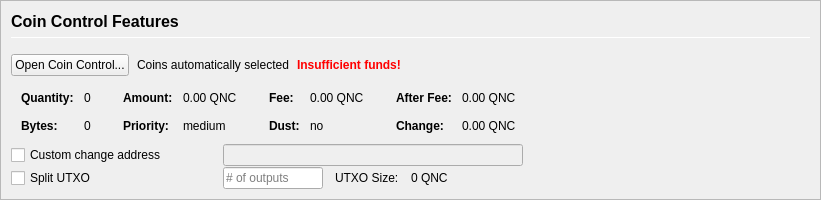
         <widget class="QFrame" name="frameCoinControl">
          <property name="sizePolicy">
           <sizepolicy hsizetype="Expanding" vsizetype="Expanding">
            <horstretch>0</horstretch>
            <verstretch>0</verstretch>
           </sizepolicy>
          </property>
          <property name="maximumSize">
           <size>
            <width>16777215</width>
            <height>16777215</height>
           </size>
          </property>
          <property name="frameShape">
           <enum>QFrame::StyledPanel</enum>
          </property>
          <property name="frameShadow">
           <enum>QFrame::Sunken</enum>
          </property>
          <layout class="QVBoxLayout" name="verticalLayoutCoinControl2">
           <property name="spacing">
            <number>0</number>
           </property>
           <property name="margin">
            <number>0</number>
           </property>
           <item>
            <widget class="QFrame" name="frameCoinControl_BG">
             <layout class="QVBoxLayout" name="verticalLayoutCoinControl" stretch="0,0,0,0,0,0">
              <property name="spacing">
               <number>1</number>
              </property>
              <property name="leftMargin">
               <number>10</number>
              </property>
              <property name="topMargin">
               <number>10</number>
              </property>
              <item>
               <layout class="QHBoxLayout" name="horizontalLayoutCoinControl1">
                <property name="bottomMargin">
                 <number>15</number>
                </property>
                <item>
                 <layout class="QVBoxLayout" name="verticalLayout_3">
                  <property name="spacing">
                   <number>6</number>
                  </property>
                  <item>
                   <widget class="QLabel" name="labelCoinControlFeatures">
                    <property name="sizePolicy">
                     <sizepolicy hsizetype="Preferred" vsizetype="Maximum">
                      <horstretch>0</horstretch>
                      <verstretch>0</verstretch>
                     </sizepolicy>
                    </property>
                    <property name="minimumSize">
                     <size>
                      <width>0</width>
                      <height>20</height>
                     </size>
                    </property>
                    <property name="font">
                     <font>
                      <pointsize>12</pointsize>
                      <weight>75</weight>
                      <bold>true</bold>
                     </font>
                    </property>
                    <property name="styleSheet">
                     <string notr="true">font-weight:bold;</string>
                    </property>
                    <property name="text">
                     <string>Coin Control Features</string>
                    </property>
                   </widget>
                  </item>
                  <item>
                   <widget class="Line" name="line">
                    <property name="minimumSize">
                     <size>
                      <width>0</width>
                      <height>1</height>
                     </size>
                    </property>
                    <property name="maximumSize">
                     <size>
                      <width>16777215</width>
                      <height>1</height>
                     </size>
                    </property>
                    <property name="orientation">
                     <enum>Qt::Horizontal</enum>
                    </property>
                   </widget>
                  </item>
                 </layout>
                </item>
               </layout>
              </item>
              <item>
               <layout class="QHBoxLayout" name="horizontalLayoutCoinControl2" stretch="0,0,0,0">
                <property name="spacing">
                 <number>8</number>
                </property>
                <property name="bottomMargin">
                 <number>10</number>
                </property>
                <item>
                 <widget class="QPushButton" name="pushButtonCoinControl">
                  <property name="styleSheet">
                   <string notr="true"/>
                  </property>
                  <property name="text">
                   <string>Open Coin Control...</string>
                  </property>
                  <property name="autoDefault">
                   <bool>false</bool>
                  </property>
                 </widget>
                </item>
                <item>
                 <widget class="QLabel" name="labelCoinControlAutomaticallySelected">
                  <property name="text">
                   <string>Coins automatically selected</string>
                  </property>
                  <property name="margin">
                   <number>5</number>
                  </property>
                 </widget>
                </item>
                <item>
                 <widget class="QLabel" name="labelCoinControlInsuffFunds">
                  <property name="font">
                   <font>
                    <weight>75</weight>
                    <bold>true</bold>
                   </font>
                  </property>
                  <property name="styleSheet">
                   <string notr="true">color:red;font-weight:bold;</string>
                  </property>
                  <property name="text">
                   <string>Insufficient funds!</string>
                  </property>
                  <property name="margin">
                   <number>5</number>
                  </property>
                 </widget>
                </item>
                <item>
                 <spacer name="horizontalSpacerCoinControl">
                  <property name="orientation">
                   <enum>Qt::Horizontal</enum>
                  </property>
                  <property name="sizeHint" stdset="0">
                   <size>
                    <width>40</width>
                    <height>1</height>
                   </size>
                  </property>
                 </spacer>
                </item>
               </layout>
              </item>
              <item>
               <widget class="QWidget" name="widgetCoinControl" native="true">
                <property name="sizePolicy">
                 <sizepolicy hsizetype="Preferred" vsizetype="Preferred">
                  <horstretch>0</horstretch>
                  <verstretch>0</verstretch>
                 </sizepolicy>
                </property>
                <property name="minimumSize">
                 <size>
                  <width>0</width>
                  <height>0</height>
                 </size>
                </property>
                <property name="styleSheet">
                 <string notr="true"/>
                </property>
                <layout class="QHBoxLayout" name="horizontalLayoutCoinControl5">
                 <property name="margin">
                  <number>0</number>
                 </property>
                 <item>
                  <layout class="QHBoxLayout" name="horizontalLayoutCoinControl3" stretch="0,0,0,1">
                   <property name="spacing">
                    <number>20</number>
                   </property>
                   <property name="topMargin">
                    <number>0</number>
                   </property>
                   <property name="bottomMargin">
                    <number>10</number>
                   </property>
                   <item>
                    <layout class="QFormLayout" name="formLayoutCoinControl1">
                     <property name="horizontalSpacing">
                      <number>10</number>
                     </property>
                     <property name="verticalSpacing">
                      <number>14</number>
                     </property>
                     <property name="leftMargin">
                      <number>10</number>
                     </property>
                     <property name="topMargin">
                      <number>4</number>
                     </property>
                     <property name="rightMargin">
                      <number>6</number>
                     </property>
                     <item row="0" column="0">
                      <widget class="QLabel" name="labelCoinControlQuantityText">
                       <property name="font">
                        <font>
                         <weight>75</weight>
                         <bold>true</bold>
                        </font>
                       </property>
                       <property name="text">
                        <string>Quantity:</string>
                       </property>
                       <property name="margin">
                        <number>0</number>
                       </property>
                      </widget>
                     </item>
                     <item row="0" column="1">
                      <widget class="QLabel" name="labelCoinControlQuantity">
                       <property name="cursor">
                        <cursorShape>IBeamCursor</cursorShape>
                       </property>
                       <property name="contextMenuPolicy">
                        <enum>Qt::ActionsContextMenu</enum>
                       </property>
                       <property name="text">
                        <string notr="true">0</string>
                       </property>
                       <property name="margin">
                        <number>0</number>
                       </property>
                       <property name="textInteractionFlags">
                        <set>Qt::LinksAccessibleByMouse|Qt::TextSelectableByKeyboard|Qt::TextSelectableByMouse</set>
                       </property>
                      </widget>
                     </item>
                     <item row="1" column="0">
                      <widget class="QLabel" name="labelCoinControlBytesText">
                       <property name="font">
                        <font>
                         <weight>75</weight>
                         <bold>true</bold>
                        </font>
                       </property>
                       <property name="text">
                        <string>Bytes:</string>
                       </property>
                      </widget>
                     </item>
                     <item row="1" column="1">
                      <widget class="QLabel" name="labelCoinControlBytes">
                       <property name="cursor">
                        <cursorShape>IBeamCursor</cursorShape>
                       </property>
                       <property name="contextMenuPolicy">
                        <enum>Qt::ActionsContextMenu</enum>
                       </property>
                       <property name="text">
                        <string notr="true">0</string>
                       </property>
                       <property name="textInteractionFlags">
                        <set>Qt::LinksAccessibleByMouse|Qt::TextSelectableByKeyboard|Qt::TextSelectableByMouse</set>
                       </property>
                      </widget>
                     </item>
                    </layout>
                   </item>
                   <item>
                    <layout class="QFormLayout" name="formLayoutCoinControl2">
                     <property name="horizontalSpacing">
                      <number>10</number>
                     </property>
                     <property name="verticalSpacing">
                      <number>14</number>
                     </property>
                     <property name="leftMargin">
                      <number>6</number>
                     </property>
                     <property name="topMargin">
                      <number>4</number>
                     </property>
                     <property name="rightMargin">
                      <number>6</number>
                     </property>
                     <item row="0" column="0">
                      <widget class="QLabel" name="labelCoinControlAmountText">
                       <property name="font">
                        <font>
                         <weight>75</weight>
                         <bold>true</bold>
                        </font>
                       </property>
                       <property name="text">
                        <string>Amount:</string>
                       </property>
                       <property name="margin">
                        <number>0</number>
                       </property>
                      </widget>
                     </item>
                     <item row="0" column="1">
                      <widget class="QLabel" name="labelCoinControlAmount">
                       <property name="cursor">
                        <cursorShape>IBeamCursor</cursorShape>
                       </property>
                       <property name="contextMenuPolicy">
                        <enum>Qt::ActionsContextMenu</enum>
                       </property>
                       <property name="text">
                        <string notr="true">0.00 QNC</string>
                       </property>
                       <property name="textInteractionFlags">
                        <set>Qt::LinksAccessibleByMouse|Qt::TextSelectableByKeyboard|Qt::TextSelectableByMouse</set>
                       </property>
                      </widget>
                     </item>
                     <item row="1" column="0">
                      <widget class="QLabel" name="labelCoinControlPriorityText">
                       <property name="font">
                        <font>
                         <weight>75</weight>
                         <bold>true</bold>
                        </font>
                       </property>
                       <property name="text">
                        <string>Priority:</string>
                       </property>
                      </widget>
                     </item>
                     <item row="1" column="1">
                      <widget class="QLabel" name="labelCoinControlPriority">
                       <property name="cursor">
                        <cursorShape>IBeamCursor</cursorShape>
                       </property>
                       <property name="contextMenuPolicy">
                        <enum>Qt::ActionsContextMenu</enum>
                       </property>
                       <property name="text">
                        <string>medium</string>
                       </property>
                       <property name="textInteractionFlags">
                        <set>Qt::LinksAccessibleByMouse|Qt::TextSelectableByKeyboard|Qt::TextSelectableByMouse</set>
                       </property>
                      </widget>
                     </item>
                    </layout>
                   </item>
                   <item>
                    <layout class="QFormLayout" name="formLayoutCoinControl3">
                     <property name="horizontalSpacing">
                      <number>10</number>
                     </property>
                     <property name="verticalSpacing">
                      <number>14</number>
                     </property>
                     <property name="leftMargin">
                      <number>6</number>
                     </property>
                     <property name="topMargin">
                      <number>4</number>
                     </property>
                     <property name="rightMargin">
                      <number>6</number>
                     </property>
                     <item row="0" column="0">
                      <widget class="QLabel" name="labelCoinControlFeeText">
                       <property name="font">
                        <font>
                         <weight>75</weight>
                         <bold>true</bold>
                        </font>
                       </property>
                       <property name="text">
                        <string>Fee:</string>
                       </property>
                       <property name="margin">
                        <number>0</number>
                       </property>
                      </widget>
                     </item>
                     <item row="0" column="1">
                      <widget class="QLabel" name="labelCoinControlFee">
                       <property name="cursor">
                        <cursorShape>IBeamCursor</cursorShape>
                       </property>
                       <property name="contextMenuPolicy">
                        <enum>Qt::ActionsContextMenu</enum>
                       </property>
                       <property name="text">
                        <string notr="true">0.00 QNC</string>
                       </property>
                       <property name="textInteractionFlags">
                        <set>Qt::LinksAccessibleByMouse|Qt::TextSelectableByKeyboard|Qt::TextSelectableByMouse</set>
                       </property>
                      </widget>
                     </item>
                     <item row="1" column="0">
                      <widget class="QLabel" name="labelCoinControlLowOutputText">
                       <property name="font">
                        <font>
                         <weight>75</weight>
                         <bold>true</bold>
                        </font>
                       </property>
                       <property name="text">
                        <string>Dust:</string>
                       </property>
                      </widget>
                     </item>
                     <item row="1" column="1">
                      <widget class="QLabel" name="labelCoinControlLowOutput">
                       <property name="cursor">
                        <cursorShape>IBeamCursor</cursorShape>
                       </property>
                       <property name="contextMenuPolicy">
                        <enum>Qt::ActionsContextMenu</enum>
                       </property>
                       <property name="text">
                        <string>no</string>
                       </property>
                       <property name="textInteractionFlags">
                        <set>Qt::LinksAccessibleByMouse|Qt::TextSelectableByKeyboard|Qt::TextSelectableByMouse</set>
                       </property>
                      </widget>
                     </item>
                    </layout>
                   </item>
                   <item>
                    <layout class="QFormLayout" name="formLayoutCoinControl4">
                     <property name="horizontalSpacing">
                      <number>10</number>
                     </property>
                     <property name="verticalSpacing">
                      <number>14</number>
                     </property>
                     <property name="leftMargin">
                      <number>6</number>
                     </property>
                     <property name="topMargin">
                      <number>4</number>
                     </property>
                     <property name="rightMargin">
                      <number>6</number>
                     </property>
                     <item row="0" column="0">
                      <widget class="QLabel" name="labelCoinControlAfterFeeText">
                       <property name="font">
                        <font>
                         <weight>75</weight>
                         <bold>true</bold>
                        </font>
                       </property>
                       <property name="text">
                        <string>After Fee:</string>
                       </property>
                       <property name="margin">
                        <number>0</number>
                       </property>
                      </widget>
                     </item>
                     <item row="0" column="1">
                      <widget class="QLabel" name="labelCoinControlAfterFee">
                       <property name="cursor">
                        <cursorShape>IBeamCursor</cursorShape>
                       </property>
                       <property name="contextMenuPolicy">
                        <enum>Qt::ActionsContextMenu</enum>
                       </property>
                       <property name="text">
                        <string notr="true">0.00 QNC</string>
                       </property>
                       <property name="textInteractionFlags">
                        <set>Qt::LinksAccessibleByMouse|Qt::TextSelectableByKeyboard|Qt::TextSelectableByMouse</set>
                       </property>
                      </widget>
                     </item>
                     <item row="1" column="0">
                      <widget class="QLabel" name="labelCoinControlChangeText">
                       <property name="font">
                        <font>
                         <weight>75</weight>
                         <bold>true</bold>
                        </font>
                       </property>
                       <property name="text">
                        <string>Change:</string>
                       </property>
                      </widget>
                     </item>
                     <item row="1" column="1">
                      <widget class="QLabel" name="labelCoinControlChange">
                       <property name="cursor">
                        <cursorShape>IBeamCursor</cursorShape>
                       </property>
                       <property name="contextMenuPolicy">
                        <enum>Qt::ActionsContextMenu</enum>
                       </property>
                       <property name="text">
                        <string notr="true">0.00 QNC</string>
                       </property>
                       <property name="textInteractionFlags">
                        <set>Qt::LinksAccessibleByMouse|Qt::TextSelectableByKeyboard|Qt::TextSelectableByMouse</set>
                       </property>
                      </widget>
                     </item>
                    </layout>
                   </item>
                  </layout>
                 </item>
                </layout>
               </widget>
              </item>
              <item>
               <layout class="QHBoxLayout" name="horizontalLayoutCoinControl4">
                <property name="spacing">
                 <number>12</number>
                </property>
                <property name="sizeConstraint">
                 <enum>QLayout::SetDefaultConstraint</enum>
                </property>
                <property name="topMargin">
                 <number>0</number>
                </property>
                <property name="rightMargin">
                 <number>0</number>
                </property>
                <item>
                 <widget class="QCheckBox" name="checkBoxCoinControlChange">
                  <property name="sizePolicy">
                   <sizepolicy hsizetype="Preferred" vsizetype="Preferred">
                    <horstretch>0</horstretch>
                    <verstretch>0</verstretch>
                   </sizepolicy>
                  </property>
                  <property name="minimumSize">
                   <size>
                    <width>200</width>
                    <height>0</height>
                   </size>
                  </property>
                  <property name="maximumSize">
                   <size>
                    <width>200</width>
                    <height>16777215</height>
                   </size>
                  </property>
                  <property name="toolTip">
                   <string>If this is activated, but the change address is empty or invalid, change will be sent to a newly generated address.</string>
                  </property>
                  <property name="text">
                   <string>Custom change address</string>
                  </property>
                 </widget>
                </item>
                <item>
                 <widget class="QValidatedLineEdit" name="lineEditCoinControlChange">
                  <property name="enabled">
                   <bool>false</bool>
                  </property>
                  <property name="sizePolicy">
                   <sizepolicy hsizetype="Preferred" vsizetype="Preferred">
                    <horstretch>0</horstretch>
                    <verstretch>0</verstretch>
                   </sizepolicy>
                  </property>
                  <property name="minimumSize">
                   <size>
                    <width>300</width>
                    <height>0</height>
                   </size>
                  </property>
                 </widget>
                </item>
                <item>
                 <widget class="QLabel" name="labelCoinControlChangeLabel">
                  <property name="sizePolicy">
                   <sizepolicy hsizetype="Preferred" vsizetype="Preferred">
                    <horstretch>0</horstretch>
                    <verstretch>0</verstretch>
                   </sizepolicy>
                  </property>
                  <property name="minimumSize">
                   <size>
                    <width>100</width>
                    <height>0</height>
                   </size>
                  </property>
                  <property name="text">
                   <string/>
                  </property>
                  <property name="margin">
                   <number>3</number>
                  </property>
                 </widget>
                </item>
               </layout>
              </item>
              <item>
               <layout class="QHBoxLayout" name="horizontalLayoutCoinControl6">
                <property name="spacing">
                 <number>12</number>
                </property>
                <property name="rightMargin">
                 <number>0</number>
                </property>
                <item>
                 <widget class="QCheckBox" name="splitBlockCheckBox">
                  <property name="sizePolicy">
                   <sizepolicy hsizetype="Preferred" vsizetype="Preferred">
                    <horstretch>0</horstretch>
                    <verstretch>0</verstretch>
                   </sizepolicy>
                  </property>
                  <property name="minimumSize">
                   <size>
                    <width>200</width>
                    <height>0</height>
                   </size>
                  </property>
                  <property name="maximumSize">
                   <size>
                    <width>200</width>
                    <height>16777215</height>
                   </size>
                  </property>
                  <property name="text">
                   <string>Split UTXO</string>
                  </property>
                 </widget>
                </item>
                <item>
                 <widget class="QLineEdit" name="splitBlockLineEdit">
                  <property name="sizePolicy">
                   <sizepolicy hsizetype="Preferred" vsizetype="Preferred">
                    <horstretch>50</horstretch>
                    <verstretch>0</verstretch>
                   </sizepolicy>
                  </property>
                  <property name="minimumSize">
                   <size>
                    <width>100</width>
                    <height>0</height>
                   </size>
                  </property>
                  <property name="maximumSize">
                   <size>
                    <width>100</width>
                    <height>16777215</height>
                   </size>
                  </property>
                  <property name="placeholderText">
                   <string># of outputs</string>
                  </property>
                 </widget>
                </item>
                <item>
                 <widget class="QLabel" name="labelBlockSizeText">
                  <property name="text">
                   <string>UTXO Size:</string>
                  </property>
                 </widget>
                </item>
                <item>
                 <widget class="QLabel" name="labelBlockSize">
                  <property name="text">
                   <string>0 QNC</string>
                  </property>
                 </widget>
                </item>
                <item>
                 <spacer name="horizontalSpacer_7">
                  <property name="orientation">
                   <enum>Qt::Horizontal</enum>
                  </property>
                  <property name="sizeHint" stdset="0">
                   <size>
                    <width>40</width>
                    <height>20</height>
                   </size>
                  </property>
                 </spacer>
                </item>
               </layout>
              </item>
              <item>
               <spacer name="verticalSpacerCoinControl">
                <property name="orientation">
                 <enum>Qt::Vertical</enum>
                </property>
                <property name="sizeHint" stdset="0">
                 <size>
                  <width>800</width>
                  <height>1</height>
                 </size>
                </property>
               </spacer>
              </item>
             </layout>
            </widget>
           </item>
          </layout>
         </widget>
